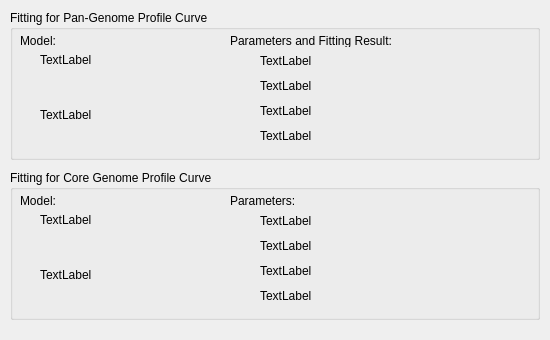
<?xml version="1.0" encoding="UTF-8"?>
<ui version="4.0">
 <class>PanFittingWindow</class>
 <widget class="QMainWindow" name="PanFittingWindow">
  <property name="geometry">
   <rect>
    <x>0</x>
    <y>0</y>
    <width>550</width>
    <height>340</height>
   </rect>
  </property>
  <property name="windowTitle">
   <string>Fitting Result</string>
  </property>
  <widget class="QWidget" name="centralwidget">
   <widget class="QGroupBox" name="groupBoxPan">
    <property name="geometry">
     <rect>
      <x>10</x>
      <y>10</y>
      <width>530</width>
      <height>150</height>
     </rect>
    </property>
    <property name="title">
     <string>Fitting for Pan-Genome Profile Curve</string>
    </property>
    <widget class="QLabel" name="labelPanModelA">
     <property name="geometry">
      <rect>
       <x>30</x>
       <y>40</y>
       <width>100</width>
       <height>20</height>
      </rect>
     </property>
     <property name="text">
      <string>TextLabel</string>
     </property>
    </widget>
    <widget class="QLabel" name="labelPModelName1">
     <property name="geometry">
      <rect>
       <x>10</x>
       <y>25</y>
       <width>120</width>
       <height>12</height>
      </rect>
     </property>
     <property name="text">
      <string>Model:</string>
     </property>
    </widget>
    <widget class="QLabel" name="labelPModelName1_2">
     <property name="geometry">
      <rect>
       <x>220</x>
       <y>25</y>
       <width>200</width>
       <height>12</height>
      </rect>
     </property>
     <property name="text">
      <string>Parameters and Fitting Result:</string>
     </property>
    </widget>
    <widget class="QLabel" name="labelPanModelA_Parameters">
     <property name="geometry">
      <rect>
       <x>250</x>
       <y>45</y>
       <width>300</width>
       <height>12</height>
      </rect>
     </property>
     <property name="text">
      <string>TextLabel</string>
     </property>
    </widget>
    <widget class="QLabel" name="labelPanModelA_AValue95Interval">
     <property name="geometry">
      <rect>
       <x>250</x>
       <y>70</y>
       <width>300</width>
       <height>12</height>
      </rect>
     </property>
     <property name="text">
      <string>TextLabel</string>
     </property>
    </widget>
    <widget class="QLabel" name="labelPanModelA_CValue95Interval">
     <property name="geometry">
      <rect>
       <x>250</x>
       <y>95</y>
       <width>300</width>
       <height>12</height>
      </rect>
     </property>
     <property name="text">
      <string>TextLabel</string>
     </property>
    </widget>
    <widget class="QLabel" name="labelPanModelA_RSquared">
     <property name="geometry">
      <rect>
       <x>250</x>
       <y>120</y>
       <width>300</width>
       <height>12</height>
      </rect>
     </property>
     <property name="text">
      <string>TextLabel</string>
     </property>
    </widget>
    <widget class="QLabel" name="labelPanModelADescription">
     <property name="geometry">
      <rect>
       <x>30</x>
       <y>80</y>
       <width>140</width>
       <height>50</height>
      </rect>
     </property>
     <property name="text">
      <string>TextLabel</string>
     </property>
    </widget>
   </widget>
   <widget class="QGroupBox" name="groupBoxCore">
    <property name="geometry">
     <rect>
      <x>10</x>
      <y>170</y>
      <width>530</width>
      <height>150</height>
     </rect>
    </property>
    <property name="title">
     <string>Fitting for Core Genome Profile Curve</string>
    </property>
    <widget class="QLabel" name="labelCoreModelA">
     <property name="geometry">
      <rect>
       <x>30</x>
       <y>40</y>
       <width>111</width>
       <height>20</height>
      </rect>
     </property>
     <property name="text">
      <string>TextLabel</string>
     </property>
    </widget>
    <widget class="QLabel" name="label">
     <property name="geometry">
      <rect>
       <x>10</x>
       <y>25</y>
       <width>120</width>
       <height>12</height>
      </rect>
     </property>
     <property name="text">
      <string>Model:</string>
     </property>
    </widget>
    <widget class="QLabel" name="labelPModelName1_3">
     <property name="geometry">
      <rect>
       <x>220</x>
       <y>25</y>
       <width>120</width>
       <height>12</height>
      </rect>
     </property>
     <property name="text">
      <string>Parameters:</string>
     </property>
    </widget>
    <widget class="QLabel" name="labelCoreModelADescription">
     <property name="geometry">
      <rect>
       <x>30</x>
       <y>80</y>
       <width>140</width>
       <height>50</height>
      </rect>
     </property>
     <property name="text">
      <string>TextLabel</string>
     </property>
    </widget>
    <widget class="QLabel" name="labelCoreModelA_Parameters">
     <property name="geometry">
      <rect>
       <x>250</x>
       <y>45</y>
       <width>300</width>
       <height>12</height>
      </rect>
     </property>
     <property name="text">
      <string>TextLabel</string>
     </property>
    </widget>
    <widget class="QLabel" name="labelCoreModelA_AValue95Interval">
     <property name="geometry">
      <rect>
       <x>250</x>
       <y>70</y>
       <width>300</width>
       <height>12</height>
      </rect>
     </property>
     <property name="text">
      <string>TextLabel</string>
     </property>
    </widget>
    <widget class="QLabel" name="labelCoreModelA_CValue95Interval">
     <property name="geometry">
      <rect>
       <x>250</x>
       <y>95</y>
       <width>300</width>
       <height>12</height>
      </rect>
     </property>
     <property name="text">
      <string>TextLabel</string>
     </property>
    </widget>
    <widget class="QLabel" name="labelCoreModelA_RSquared">
     <property name="geometry">
      <rect>
       <x>250</x>
       <y>120</y>
       <width>300</width>
       <height>12</height>
      </rect>
     </property>
     <property name="text">
      <string>TextLabel</string>
     </property>
    </widget>
   </widget>
  </widget>
 </widget>
 <resources/>
 <connections/>
</ui>
